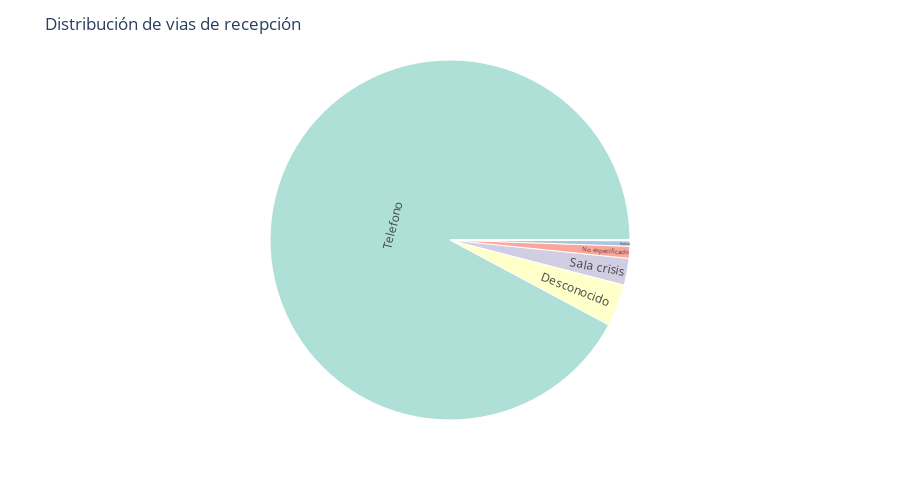

Notebook code for this chart:
### Code cell
# Sunburst chart for the distribution of closed descriptions
fig2 = px.sunburst(vg_data, path=['via_recepcion'], color_discrete_sequence=px.colors.qualitative.Set3)
fig2.update_layout(title_text='Distribución de vias de recepción', height=500)
fig2.show()

### Figure 1 — Plotly figure (JSON) as saved in the notebook; plotly's stock layout.template omitted (floating-point values rounded to 4 significant figures)
{"data": [{"branchvalues": "total", "domain": {"x": [0, 1], "y": [0, 1]}, "hovertemplate": "labels=%{label}<br>count=%{value}<br>parent=%{parent}<br>id=%{id}<extra></extra>", "ids": ["060 Monterrey", "80", "89", "App", "Centro Integración Ciudadana", "Desconocido", "No especificado", "Rutina", "Sala crisis", "Telefonia movil", "Telefono", "Videovigilancia", "Whats App"], "labels": ["060 Monterrey", "80", "89", "App", "Centro Integración Ciudadana", "Desconocido", "No especificado", "Rutina", "Sala crisis", "Telefonia movil", "Telefono", "Videovigilancia", "Whats App"], "name": "", "parents": ["", "", "", "", "", "", "", "", "", "", "", "", ""], "type": "sunburst", "values": [2, 3, 26, 7, 2, 5748, 1636, 743, 3636, 32, 139781, 24, 4]}], "layout": {"height": 500, "legend": {"tracegroupgap": 0}, "margin": {"t": 60}, "sunburstcolorway": ["rgb(141,211,199)", "rgb(255,255,179)", "rgb(190,186,218)", "rgb(251,128,114)", "rgb(128,177,211)", "rgb(253,180,98)", "rgb(179,222,105)", "rgb(252,205,229)", "rgb(217,217,217)", "rgb(188,128,189)", "rgb(204,235,197)", "rgb(255,237,111)"], "title": {"text": "Distribución de vias de recepción"}}}
